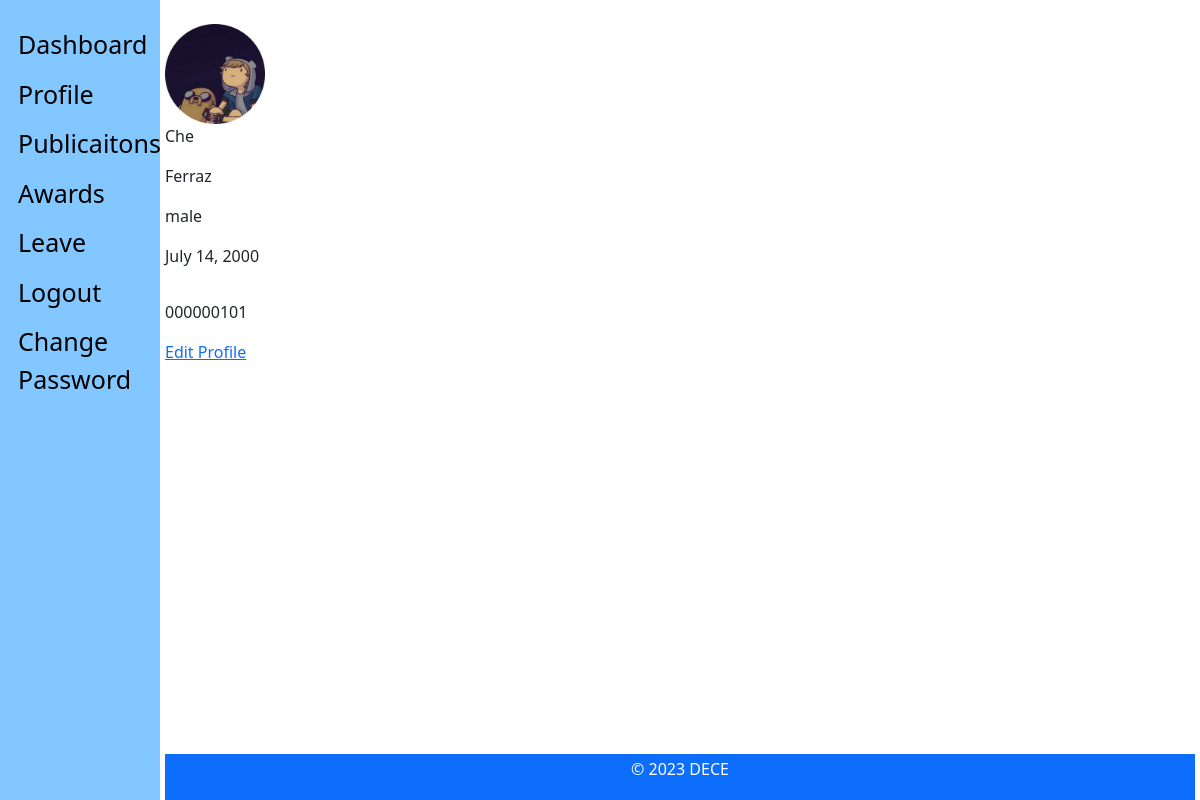
The app's page /staff_view/profile/ (signed in) with its own data.
### staff_app/models.py (models this page shows, shortened)
class Employee(models.Model):
    MALE = 'male'
    FEMALE = 'female'
    OTHER = 'other'
    NOT_KNOWN = 'Not Known'
    GENDER = (
        (MALE, 'Male'),
        (FEMALE, 'Female'),
        (OTHER, 'Other'),
        (NOT_KNOWN, 'Not Known'),
    )
    MR = 'Mr'
    MRS = 'Mrs'
    MSS = 'Mss'
    DR = 'Dr'
    SIR = 'Sir'
    MADAM = 'Madam'
    TITLE = (
        (MR, 'Mr'),
        (MRS, 'Mrs'),
        (MSS, 'Mss'),
        (DR, 'Dr'),
        (SIR, 'Sir'),
        (MADAM, 'Madam'),
    )
    FULL_TIME = 'Full-Time'
    PART_TIME = 'Part-Time'
    CONTRACT = 'Contract'
    INTERN = 'Intern'
    EMPLOYEETYPE = (
        (FULL_TIME, 'Full-Time'),
        (PART_TIME, 'Part-Time'),
        (CONTRACT, 'Contract'),
        (INTERN, 'Intern'),
    )
    user = models.ForeignKey(CustomUser, on_delete=models.CASCADE, default=1)
    title = models.CharField(_('Title'), max_length=10,
                             default=MR, choices=TITLE, blank=False, null=True)
    image = models.ImageField(_('Profile Image'), upload_to='profiles/', default='profiles/default.png', blank=True,
                              null=True, help_text='upload image size less than 2.0MB')  # work on path username-date/image
    firstname = models.CharField(
        _('Firstname'), max_length=125, null=False, blank=False)
    lastname = models.CharField(
        _('Lastname'), max_length=125, null=False, blank=False)
    othername = models.CharField(
        _('Othername (optional)'), max_length=125, null=True, blank=True)
    sex = models.CharField(_('Gender'), max_length=10,
                           default=MALE, choices=GENDER, blank=False)
    email = models.EmailField(
        _('Email'), max_length=255, default=None, blank=True, null=True)
    tel = PhoneNumberField(null=False, blank=False,
                           verbose_name='Phone Number')
    bio = models.CharField(_('Bio'), max_length=255,
                           default='', null=True, blank=True)
    birthday = models.DateField(_('Date of Birth'), blank=False, null=True)
    nisnumber = models.PositiveIntegerField(
        _('NIS Number'), null=True, blank=True)
    tinnumber = models.CharField(
        _('TIN'), max_length=15, null=True, blank=True)
    employeetype = models.CharField(_('Employee Type'), max_length=15,
                                    default=FULL_TIME, choices=EMPLOYEETYPE, blank=False, null=True)
    vitae = models.FileField(_('Cirriculum Vitae'), upload_to='vitae/', blank=True,
                             null=True, help_text='upload in .docx or .pdf')
    is_blocked = models.BooleanField(
        _('Is Blocked'), help_text='button to toggle employee block and unblock', default=False)
    is_deleted = models.BooleanField(
        _('Is Deleted'), help_text='button to toggle employee deleted and undelete', default=False)
    created = models.DateTimeField(verbose_name=_(
        'Created'), auto_now_add=True, null=True)
    updated = models.DateTimeField(
        verbose_name=_('Updated'), auto_now=True, null=True)
    objects = EmployeeManager()
    class Meta:
        verbose_name = _('Employee')
        verbose_name_plural = _('Employees')
        ordering = ['-created']

### staff_app/views.py (the view)
# urls.py: path('profile/', views.profile, name="profile"),
def profile(request):
    if not request.user.is_authenticated:
        return redirect('hris:home')
    if Employee.objects.filter(user_id=request.user.id).exists():
        employee = get_object_or_404(Employee, user_id=request.user.id)
    else:
        employee = []
    context = {
        "object": employee
    }
    return render(request, "staff/staff_profile.html", context)

### admin_app/managers.py (called while the page is built)
    def get_queryset(self):
        return super().get_queryset().filter(is_deleted=False)

### templates/staff/staff_profile.html (shortened to what this page needs)
{% extends 'base.html' %}
{% block content %}
    <br>
    <img src="{{object.image.url}}" width="100" height="100">
    <p>{{object.firstname}}</p>
    <p>{{object.lastname}}</p>
    <p>{{object.sex}}</p>
    <p>{{object.birthday}}</p>
    <p>{{object.nisnumber|stringformat:"09d"}}</p>
    <a href="{% url 'staff:profile-update' %}"> Edit Profile</a>
{% endblock content %}

### records on screen
Employee: image (picture), firstname "Che", lastname "Ferraz", sex "male", birthday "July 14, 2000", nisnumber "000000101"
